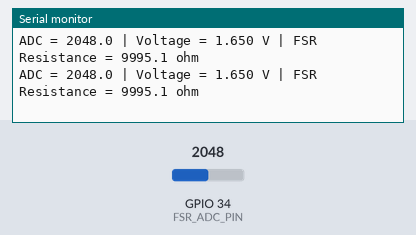
This sketch was run on a simulated ESP32. On the bench: the last lines printed to the serial monitor. The inputs (shaded band) are chosen by the test bench; at power-on: GPIO 34 (FSR_ADC_PIN) = 2048 (analog values on the 0–4095 scale).

Above: at 2.2 s.
2.3 s: GPIO 34 (FSR_ADC_PIN) set to 3
At 2.47 s:
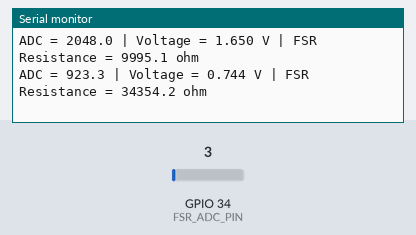
3.8 s: GPIO 34 (FSR_ADC_PIN) set to 0
At 4.17 s:
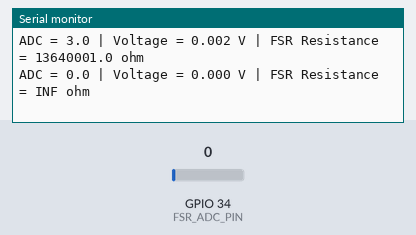
Timing chart, 0 to 6.8 s (numbered marks = the images above; inputs shaded):
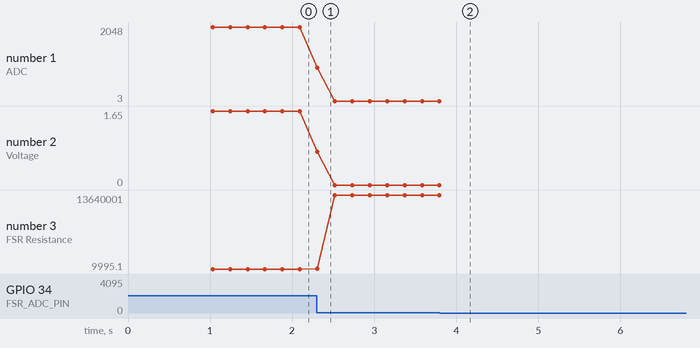

The sketch:

FSRdemo.ino
```cpp
#include <Arduino.h>
#include <math.h>

/* =========================================================
 *                  PIN CONFIGURATION
 * ========================================================= */

#define FSR_ADC_PIN       34

/* =========================================================
 *                  CIRCUIT CONFIGURATION
 * ========================================================= */

/*
 * Circuit:
 *
 *        3.3V
 *          |
 *         FSR
 *          |
 *          +-------- GPIO34
 *          |
 *        10 kΩ
 *          |
 *         GND
 */

#define VCC_FSR           3.3f
#define R_FIXED_OHMS      10000.0f

/* 12-bit ESP32 ADC */
#define ADC_MAX_VALUE     4095.0f

/* Number of samples to average */
#define ADC_SAMPLES       20


/* =========================================================
 *                  READ ADC
 * ========================================================= */

float readFSR_ADC(void)
{
    uint32_t adcTotal = 0;

    for (uint8_t i = 0; i < ADC_SAMPLES; i++)
    {
        adcTotal += analogRead(FSR_ADC_PIN);
        delayMicroseconds(500);
    }

    return (float)adcTotal / ADC_SAMPLES;
}


/* =========================================================
 *                  ADC TO VOLTAGE
 * ========================================================= */

float adcToVoltage(float adc)
{
    return (adc / ADC_MAX_VALUE) * VCC_FSR;
}


/* =========================================================
 *                VOLTAGE TO RESISTANCE
 *
 * Circuit:
 *
 *             3.3V
 *              |
 *             FSR
 *              |
 *              +------ ADC
 *              |
 *             10kΩ
 *              |
 *             GND
 *
 * VADC = VCC × R_FIXED / (R_FSR + R_FIXED)
 *
 * Therefore:
 *
 * R_FSR = R_FIXED × (VCC - VADC) / VADC
 *
 * ========================================================= */

float calculateFSRResistance(float voltage)
{
    if (voltage <= 0.001f)
    {
        return INFINITY;
    }

    if (voltage >= VCC_FSR)
    {
        return 0.0f;
    }

    return R_FIXED_OHMS *
           (VCC_FSR - voltage) /
           voltage;
}


/* =========================================================
 *                       SETUP
 * ========================================================= */

void setup(void)
{
    Serial.begin(115200);

    delay(1000);

    analogReadResolution(12);

    analogSetPinAttenuation(
        FSR_ADC_PIN,
        ADC_11db
    );

    Serial.println();
    Serial.println("==========================================");
    Serial.println("       ESP32 FSR RESISTANCE TEST");
    Serial.println("==========================================");

    Serial.println("Circuit:");
    Serial.println("3.3V -> FSR -> GPIO34 -> 10k -> GND");

    Serial.println();

    Serial.print("ADC Pin       : GPIO ");
    Serial.println(FSR_ADC_PIN);

    Serial.print("VCC           : ");
    Serial.print(VCC_FSR, 2);
    Serial.println(" V");

    Serial.print("Fixed Resistor: ");
    Serial.print(R_FIXED_OHMS, 0);
    Serial.println(" ohm");

    Serial.println();
    Serial.println("Apply force/weight to the FSR.");
    Serial.println();
}


/* =========================================================
 *                        LOOP
 * ========================================================= */

void loop(void)
{
    /* Read ADC */
    float adc = readFSR_ADC();

    /* ADC -> Voltage */
    float voltage = adcToVoltage(adc);

    /* Voltage -> FSR resistance */
    float resistance = calculateFSRResistance(voltage);


    /* =====================================================
     *                    SERIAL OUTPUT
     * ===================================================== */

    Serial.print("ADC = ");
    Serial.print(adc, 1);

    Serial.print(" | Voltage = ");
    Serial.print(voltage, 3);
    Serial.print(" V");

    Serial.print(" | FSR Resistance = ");

    if (isinf(resistance))
    {
        Serial.println("INF ohm");
    }
    else
    {
        Serial.print(resistance, 1);
        Serial.println(" ohm");
    }

    delay(200);
}
```

Measured:
- the behaviour switches between 2 and 1 on GPIO 34 (FSR_ADC_PIN) (found by bisection; images 1 and 2)
- after the input at 2.3 s, the serial monitor: prints a new line at once (image 1)
- after the input at 3.8 s, the serial monitor: prints a new line after 0.21 s (image 2)
- plotted number 1: 2048 → 3 after the input at 2.3 s
- plotted number 2: 1.65 → 0 after the input at 2.3 s
- plotted number 3: 9995.1 → 13640001 after the input at 2.3 s
